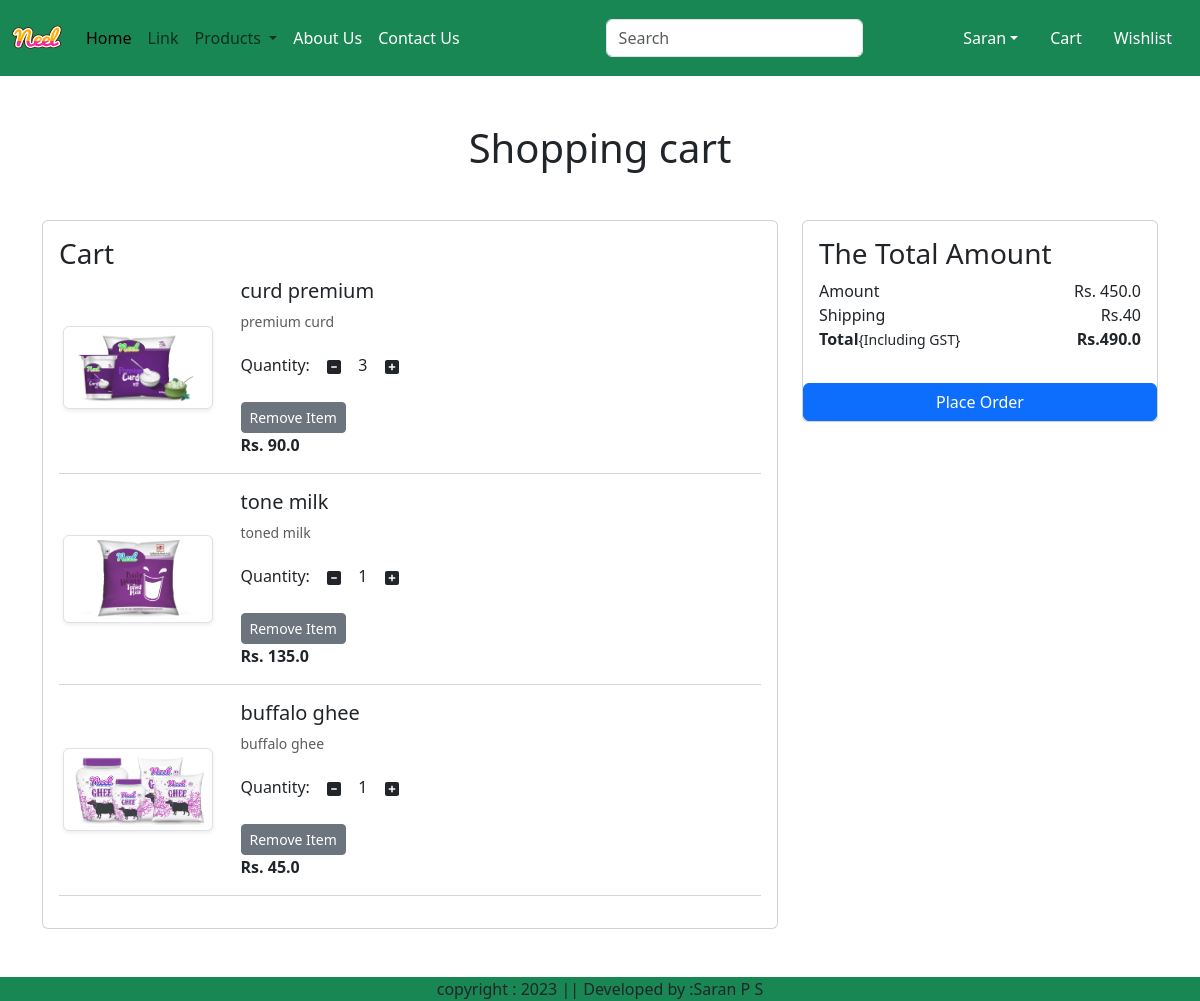
The app's page /cart/ (signed in) with its own data.
### app/models.py (models this page shows, shortened)
class Cart(models.Model):
    user=models.ForeignKey(User,on_delete=models.CASCADE)
    product=models.ForeignKey(Product,on_delete=models.CASCADE)
    quantity=models.PositiveIntegerField(default=1)

class Product(models.Model):
    title=models.CharField(max_length=100)
    selling_price=models.FloatField()
    discounted_price=models.FloatField()
    description=models.TextField()
    composition=models.TextField(default='')
    prodapp=models.TextField(default='')
    category=models.CharField(choices=CATEGORY_CHOICES,max_length=2)
    product_image=models.ImageField(upload_to='product')

### app/views.py (the view)
# urls.py: path('cart/',views.show_cart,name='showcart'),
def show_cart(request):
    user=request.user
    cart=Cart.objects.filter(user=user)
    amount=0
    for p in cart:
        value=p.quantity*p.product.discounted_price
        amount=amount+value
    totalamount=amount+40
    return render(request,'app/addtocart.html',locals())

### app/templates/app/addtocart.html (shortened to what this page needs)
{% extends 'app/base.html' %}
{% load static  %}
{% block main-content %}
<div class='container my-5'>
    <div class='row'>
        {% if cart %}
        <h1 class='text-center mb-5'> Shopping cart</h1>
        <div class='col-sm-8'>
            <div class='card'>
                <div class='card-body'>
                    <h3>Cart</h3>
                    {% for item in cart %}
                    <div class='row'>
                        <div class='col-sm-3 text-center align-self-center'><img src='{{item.product.product_image.url}}' alt='' srcset='' class='img-fluid img-thumbnail shadow-sm' height='150' width='150'></div>
                            <div class='col-sm-9'>
                                <div>
                                    <h5>{{item.product.title}}</h5>
                                    <p class='mb-2 text-muted small'>{{item.product.description}}</p>
                                    <div class='my-3'>
                                    <label for='quantity'>Quantity:</lable>
                                        <a class='minus-cart btn' pid={{item.product.id}}><i class='fas fa-minus-square fa-ig'></i></a>
                                            <span id='quantity'>{{item.quantity}}</span>
                                        <a class='plus-cart btn' pid={{item.product.id}}><i class='fas fa-plus-square fa-ig'></i></a>
                                    </div>
                                    <div classs='d-flex justify-content-between'>
                                        <a href='#' class='remove-cart btn btn-sm btn-secondary mr-3' pid={{item.product.id}}>Remove Item</a>
                                        <p class='mb-0'><span><strong>Rs. {{item.product.discounted_price}}</strong></span></p>
                                    </div>
                                </div>
                            </div>
                        </div>
                    <hr class='text-muted'>
                    {% endfor %}
                </div>
            </div>
        </div>
        <div class='col-sm-4'>
            <div class='card'>
                <div class='card-body'>
                    <h3>The Total Amount </h3>
                    <ul class='list-group'>
                        <li class='list-group-items d-flex justify-content-between align-items-center border=0 px-0 pb-0'>Amount<span id='amount'>Rs. {{amount}}</span></li>
                        <li class='list-group-items d-flex justify-content-between align-items-center px-0 '>Shipping<span >Rs.40 </span></li>
                        <li class='list-group-items d-flex justify-content-between align-items-center border=0 px-0 mb-3'>
                        <div>
                            <strong>Total</strong><small>{Including GST}</small>
                        </div>
                        <span id='totalamount'><strong>Rs.{{totalamount}}</strong><span>
                        </li>
                    </ul>
                    </div class='d-grid'><a href={% url 'checkout' %} class='btn btn-primary'>Place Order</a></div>
                </div>
            </div>
        </div>
        {% else %}
            <h1 class='text-center mb-5'>Cart Empty</h1>
        {% endif %}
{% endblock main-content%}

### records on screen
Cart: product.product_image (picture), product "curd premium", product.description "premium curd", quantity "3", product.discounted_price "90.0"
Cart: product.product_image (picture), product "tone milk", product.description "toned milk", quantity "1", product.discounted_price "135.0"
Cart: product.product_image (picture), product "buffalo ghee", product.description "buffalo ghee", quantity "1", product.discounted_price "45.0"

### other values on screen
{{ amount }} "450.0"
{{ totalamount }} "490.0"
